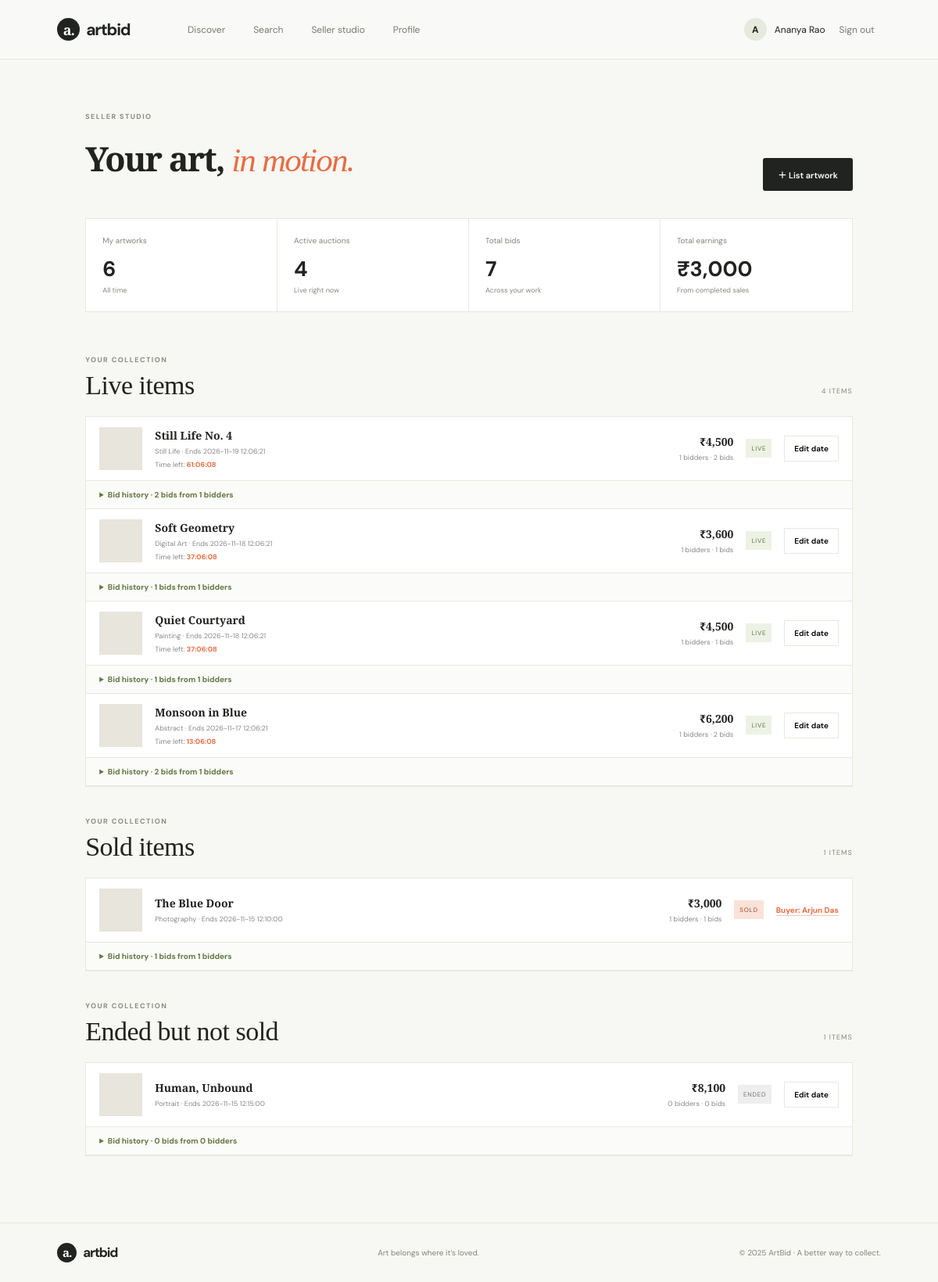
The app's page /?view=seller (signed in) with its own data.
### tables this page shows
CREATE TABLE `users` (
    `id` int(10) unsigned NOT NULL AUTO_INCREMENT,
    `name` varchar(120) NOT NULL,
    `email` varchar(190) NOT NULL,
    `password` varchar(255) NOT NULL,
    `role` enum('Seller','Buyer') NOT NULL DEFAULT 'Buyer',
    `phone` varchar(32) DEFAULT NULL,
    `location` varchar(160) DEFAULT NULL,
    `bio` text DEFAULT NULL,
    `created_at` timestamp NOT NULL DEFAULT current_timestamp(),
    `upi_id` varchar(100) DEFAULT NULL,
    PRIMARY KEY (`id`),
    UNIQUE KEY `email` (`email`)
);

CREATE TABLE `artworks` (
    `id` int(10) unsigned NOT NULL AUTO_INCREMENT,
    `seller_id` int(10) unsigned NOT NULL,
    `title` varchar(180) NOT NULL,
    `description` text NOT NULL,
    `category` varchar(80) NOT NULL,
    `image_url` varchar(1000) DEFAULT NULL,
    `base_price` decimal(12,2) NOT NULL,
    `starts_at` datetime NOT NULL,
    `ends_at` datetime NOT NULL,
    `created_at` timestamp NOT NULL DEFAULT current_timestamp(),
    PRIMARY KEY (`id`),
    KEY `seller_id` (`seller_id`),
    KEY `auction_ends` (`ends_at`),
    KEY `artwork_category` (`category`),
    CONSTRAINT `artworks_ibfk_1`
    FOREIGN KEY (`seller_id`) REFERENCES `users` (`id`)
    ON DELETE CASCADE
);

### includes/data.php (called while the page is built, shortened)
<?php
$view = $_GET['view'] ?? 'discover';
if ($pdo) {
    if ($me) {
        $q = $pdo->prepare('SELECT id, name, email, role, phone, location, bio, upi_id FROM users WHERE id = ?');
        $q->execute([$me['id']]);
    }
    if ($me && $me['role'] === 'Seller') {
        $q = $pdo->prepare('SELECT COUNT(*) total,
                                   (SELECT COUNT(*) FROM artworks WHERE seller_id = ? AND ends_at > NOW()) active,
                                   (SELECT COUNT(*) FROM bids b JOIN artworks a ON a.id = b.artwork_id WHERE a.seller_id = ?) bids,
                                   (SELECT COALESCE(SUM(w.amount), 0) FROM bids w JOIN artworks a ON a.id=w.artwork_id
                                    WHERE a.seller_id=? AND a.ends_at<NOW()
                                    AND w.id=(SELECT b2.id FROM bids b2 WHERE b2.artwork_id=a.id ORDER BY b2.amount DESC,b2.created_at ASC,b2.id ASC LIMIT 1)) earnings
                            FROM artworks WHERE seller_id = ?');
        $q->execute([$me['id'], $me['id'], $me['id'], $me['id']]);
        $dash = $q->fetch(PDO::FETCH_ASSOC);
        $q = $pdo->prepare('SELECT a.*, COALESCE(MAX(b.amount), a.base_price) current_bid,
                                   COUNT(DISTINCT b.buyer_id) bidders, COUNT(b.id) bid_count,
                                   CASE WHEN a.ends_at<=NOW() THEN (SELECT u.name FROM bids wb JOIN users u ON u.id=wb.buyer_id WHERE wb.artwork_id=a.id ORDER BY wb.amount DESC, wb.created_at ASC, wb.id ASC LIMIT 1) ELSE NULL END winner_name,
                                   CASE WHEN a.ends_at<=NOW() THEN (SELECT u.email FROM bids wb JOIN users u ON u.id=wb.buyer_id WHERE wb.artwork_id=a.id ORDER BY wb.amount DESC, wb.created_at ASC, wb.id ASC LIMIT 1) ELSE NULL END winner_email,
                                   CASE WHEN a.ends_at<=NOW() THEN (SELECT u.phone FROM bids wb JOIN users u ON u.id=wb.buyer_id WHERE wb.artwork_id=a.id ORDER BY wb.amount DESC, wb.created_at ASC, wb.id ASC LIMIT 1) ELSE NULL END winner_phone,
                                   CASE WHEN a.ends_at<=NOW() THEN (SELECT u.location FROM bids wb JOIN users u ON u.id=wb.buyer_id WHERE wb.artwork_id=a.id ORDER BY wb.amount DESC, wb.created_at ASC, wb.id ASC LIMIT 1) ELSE NULL END winner_location,
                                   CASE WHEN a.ends_at<=NOW() THEN (SELECT u.bio FROM bids wb JOIN users u ON u.id=wb.buyer_id WHERE wb.artwork_id=a.id ORDER BY wb.amount DESC, wb.created_at ASC, wb.id ASC LIMIT 1) ELSE NULL END winner_bio
                            FROM artworks a LEFT JOIN bids b ON b.artwork_id = a.id
                            WHERE a.seller_id = ? GROUP BY a.id ORDER BY a.ends_at DESC');
        $q->execute([$me['id']]);
        $sellerArts = $q->fetchAll(PDO::FETCH_ASSOC);
    }
}

### includes/helpers.php (called while the page is built, shortened)
<?php
function e($s){return htmlspecialchars((string)$s,ENT_QUOTES,'UTF-8');}
function money($n){return '₹'.number_format((float)$n);}

### views/seller-studio.php (the view, shortened to what this page needs)
<?php
if($view==='seller'&&$me&&$me['role']==='Seller'):
 $liveArts=[];$soldArts=[];$endedArts=[];
 foreach($sellerArts as $art){
  if(strtotime($art['ends_at'])>time())$liveArts[]=$art;
  elseif(!empty($art['winner_name']))$soldArts[]=$art;
  else $endedArts[]=$art;
 }
 $collectionGroups=['Live items'=>$liveArts,'Sold items'=>$soldArts,'Ended but not sold'=>$endedArts];
?>
<section class="dashboard">
 <div class="dash-head"><div><div class="eyebrow">SELLER STUDIO</div><h1>Your art, <em>in motion.</em></h1></div><button class="btn btn-dark" onclick="document.querySelector('#create').showModal()">＋ List artwork</button></div>
 <div class="metrics"><div class="metric"><span>My artworks</span><b><?= (int)($dash['total']??0)?></b><small>All time</small></div><div class="metric"><span>Active auctions</span><b><?= (int)($dash['active']??0)?></b><small>Live right now</small></div><div class="metric"><span>Total bids</span><b><?= (int)($dash['bids']??0)?></b><small>Across your work</small></div><div class="metric"><span>Total earnings</span><b><?=money($dash['earnings']??0)?></b><small>From completed sales</small></div></div>
 <?php foreach($collectionGroups as $groupName=>$groupArts):?>
  <div class="section-title seller-group-heading"><div><div class="eyebrow">YOUR COLLECTION</div><h2><?=e($groupName)?></h2></div><span class="lot-count"><?=count($groupArts)?> ITEMS</span></div>
  <div class="seller-list">
   <?php foreach($groupArts as $a):$isActive=strtotime($a['ends_at'])>time();$isSold=!$isActive&&!empty($a['winner_name']);$canEdit=$isActive||(!$isSold&&(int)$a['bid_count']===0);$dateDialog='edit-end-'.$a['id'];?>
    <div class="seller-row"><a class="seller-art-link" href="?artwork=<?=$a['id']?>"><span class="seller-thumb" style="background-image:url('<?=e($a['image_url'])?>')"></span><span class="seller-work"><b><?=e($a['title'])?></b><small><?=e($a['category'])?> · Ends <?=e($a['ends_at'])?></small><?php if($isActive):?><small>Time left: <span class="timer" data-end="<?=e($a['ends_at'])?>" data-end-epoch="<?=strtotime($a['ends_at'])*1000?>">--:--:--</span></small><?php endif;?></span><span class="seller-bid"><b><?=money($a['current_bid'])?></b><small><?= (int)$a['bidders']?> bidders · <?= (int)$a['bid_count']?> bids</small></span><span class="status-chip <?=$isActive?'':($isSold?'sold-chip':'ended-chip')?>"><?=$isActive?'LIVE':($isSold?'SOLD':'ENDED')?></span></a>
     <?php if($isSold):?><a class="contact-name-trigger seller-winner-trigger" href="#winner-contact-<?=$a['id']?>" onclick="event.preventDefault();document.getElementById('winner-contact-<?=$a['id']?>').showModal()" aria-haspopup="dialog">Buyer: <?=e($a['winner_name'])?></a><?php endif;?>
     <?php if($canEdit):?><button class="edit-date-btn" type="button" onclick="document.getElementById('<?=$dateDialog?>').showModal()">Edit date</button><?php endif;?>
    </div>
    <details class="seller-bid-history"><summary>Bid history · <?= (int)$a['bid_count'] ?> bids from <?= (int)$a['bidders'] ?> bidders</summary></details>
   <?php endforeach;?>
  </div>
 <?php endforeach;?>
</section>
<?php endif;?>

### views/header.php (shortened to what this page needs)
<!doctype html><html lang="en"><head><link rel="stylesheet" href="assets/css/style.css?v=20261115-12"></head><body>
<header class="top"><a class="brand" href="index.php"><span class="brand-mark">a.</span> artbid</a><nav><a class="<?= $view==='discover'?'active':'' ?>" href="index.php">Discover</a><a class="<?= $view==='search'?'active':'' ?>" href="?view=search">Search</a><?php if($me && $me["role"]==="Buyer"):?><a href="?view=dashboard">My bids</a><?php elseif($me):?><a href="?view=seller">Seller studio</a><?php endif;?><?php if($me):?><a class="<?= $view==='profile'?'active':'' ?>" href="?view=profile">Profile</a><?php endif;?></nav><div class="account"><?php if($me):?><span class="avatar"><?=e(strtoupper(substr($me['name'],0,1)))?></span><span class="account-name"><?=e($me['name'])?></span><form method="post"><?=csrf_field()?><input type="hidden" name="action" value="logout"><button class="text-btn">Sign out</button></form><?php else:?><button class="btn btn-dark" onclick="document.querySelector('#auth').showModal()">Sign in</button><?php endif;?></div></header>
<main>

### assets/css/style.css (style rules this page uses)
:root { --ink:#20231f;--muted:#777a72;--paper:#f7f7f4;--line:#e8e8e2;--orange:#e76c42;--green:#b4d37c }
* { box-sizing:border-box }
body { margin:0;background:var(--paper);color:var(--ink);font-family:'DM Sans',sans-serif }
a { color:inherit;text-decoration:none }
.top { height:76px;border-bottom:1px solid var(--line);display:flex;align-items:center;padding:0 6.1%;gap:7%;background:rgba(250,250,248,.92);position:sticky;top:0;z-index:3 }
.brand { font-size:21px;font-weight:700;letter-spacing:-1.2px;display:flex;align-items:center;gap:8px }
.brand-mark { background:var(--ink);color:white;font-family:'Playfair Display';font-size:18px;width:29px;height:29px;display:grid;place-items:center;border-radius:50%;letter-spacing:-1px }
.top nav { display:flex;gap:36px;align-items:center;flex:1;font-size:12px;color:#777970 }
.top nav a { height:76px;display:flex;align-items:center;position:relative }
.account { display:flex;align-items:center;gap:10px;font-size:12px }
.account form { margin:0 }
.avatar { background:#e6e9dd;width:29px;height:29px;border-radius:50%;display:grid;place-items:center;font-weight:700 }
.text-btn { border:0;background:none;font:inherit;color:#777;cursor:pointer;padding:8px }
.btn { border:0;padding:13px 19px;border-radius:3px;font:600 11px 'DM Sans';cursor:pointer;display:inline-flex;align-items:center;justify-content:center;gap:20px }
.btn-dark { background:var(--ink);color:white }
.eyebrow { font-size:9px;font-weight:700;letter-spacing:1.45px;color:#898b82 }
.hero h1,.dash-head h1 { font:600 61px/.99 'Playfair Display';letter-spacing:-1.8px;margin:27px 0 17px }
.hero h1 em,.section-title h2 em,.dash-head em,dialog h2 em,.detail h1 em { color:var(--orange);font-weight:500 }
.market,.dashboard { padding:67px 9.1% 85px }
.section-title,.dash-head { display:flex;justify-content:space-between;align-items:end }
.section-title h2 { font:500 34px 'Playfair Display';margin:8px 0 0;letter-spacing:-.5px }
.lot-count { font-size:9px;letter-spacing:1px;color:#85877e;padding-bottom:6px }
.dashboard { min-height:65vh }
.dash-head { margin-bottom:35px }
.dash-head h1 { font-size:43px }
.metrics { display:grid;grid-template-columns:repeat(4,1fr);border:1px solid var(--line);background:white;margin:30px 0 55px }
.metric { padding:21px;border-right:1px solid var(--line) }
.metric:last-child { border:0 }
.metric span,.metric small { display:block;font-size:10px;color:#85877e }
.metric b { display:block;font-size:27px;margin:12px 0 4px }
.metric small { font-size:9px }
.seller-list { background:#fff;border:1px solid var(--line);margin-top:20px }
.seller-row { display:flex;align-items:center;gap:16px;padding:13px 17px;border-bottom:1px solid var(--line) }
.seller-thumb { width:55px;height:55px;background:#e7e5dc center/cover;flex:none }
.seller-work { flex:1 }
.seller-work b,.seller-bid b { display:block;font:600 14px 'Playfair Display' }
.seller-work small,.seller-bid small { display:block;margin-top:5px;font-size:9px;color:#888 }
.seller-bid { text-align:right }
.status-chip { font-size:8px;letter-spacing:.7px;padding:7px;background:#edf2e5;color:#627742 }
.seller-art-link { display:flex;align-items:center;gap:16px;flex:1;min-width:0 }
.seller-row .seller-work { min-width:0 }
.edit-date-btn { flex:none;border:1px solid var(--line);background:#fff;padding:9px 12px;font:600 10px 'DM Sans';cursor:pointer }
.ended-chip { background:#eee;color:#777 }
.sold-chip { background:#fae2d9;color:#a8462b }
.seller-group-heading { margin-top:38px }
.seller-work .timer { color:var(--orange);font-weight:700;white-space:nowrap }
.contact-name-trigger { color:var(--orange);font:inherit;font-weight:700;text-decoration:underline;text-decoration-color:#e76c4266;text-underline-offset:3px;cursor:pointer }
.seller-winner-trigger { flex:none;font-size:10px }
.seller-bid-history { padding:11px 17px;border-bottom:1px solid var(--line);background:#fbfbf9 }
.seller-bid-history summary { cursor:pointer;color:#627742;font-size:10px;font-weight:700 }

### records on screen
users: name "A", name "Ananya Rao"
artworks: title "Still Life No. 4", category "Still Life", ends_at "2026-11-19 12:06:21", current_bid "₹4,500", bidders "1", bid_count "2", shows "LIVE"
artworks: title "Soft Geometry", category "Digital Art", ends_at "2026-11-18 12:06:21", current_bid "₹3,600", bidders "1", bid_count "1", shows "LIVE"
artworks: title "Quiet Courtyard", category "Painting", ends_at "2026-11-18 12:06:21", current_bid "₹4,500", bidders "1", bid_count "1", shows "LIVE"
artworks: title "Monsoon in Blue", category "Abstract", ends_at "2026-11-17 12:06:21", current_bid "₹6,200", bidders "1", bid_count "2", shows "LIVE"
artworks: title "The Blue Door", category "Photography", ends_at "2026-11-15 12:10:00", current_bid "₹3,000", bidders "1", bid_count "1", shows "SOLD", winner_name "Arjun Das"
artworks: title "Human, Unbound", category "Portrait", ends_at "2026-11-15 12:15:00", current_bid "₹8,100", bidders "0", bid_count "0", shows "ENDED"

### other values on screen
$dash['total'] "6"
$dash['active'] "4"
$dash['bids'] "7"
money($dash['earnings']??0) "₹3,000"
$groupName "Live items"
count($groupArts) "4"
$groupName "Sold items"
count($groupArts) "1"
$groupName "Ended but not sold"
